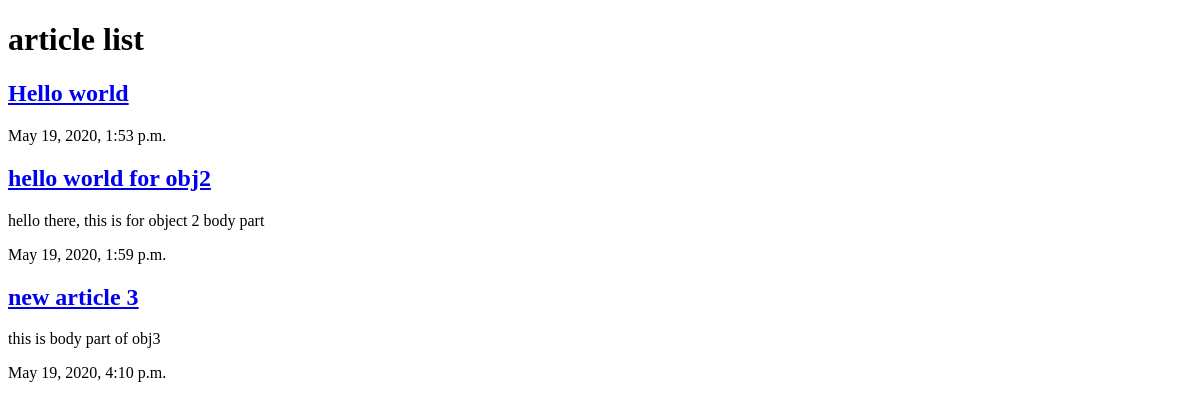
Page /articles on the earlier database version.
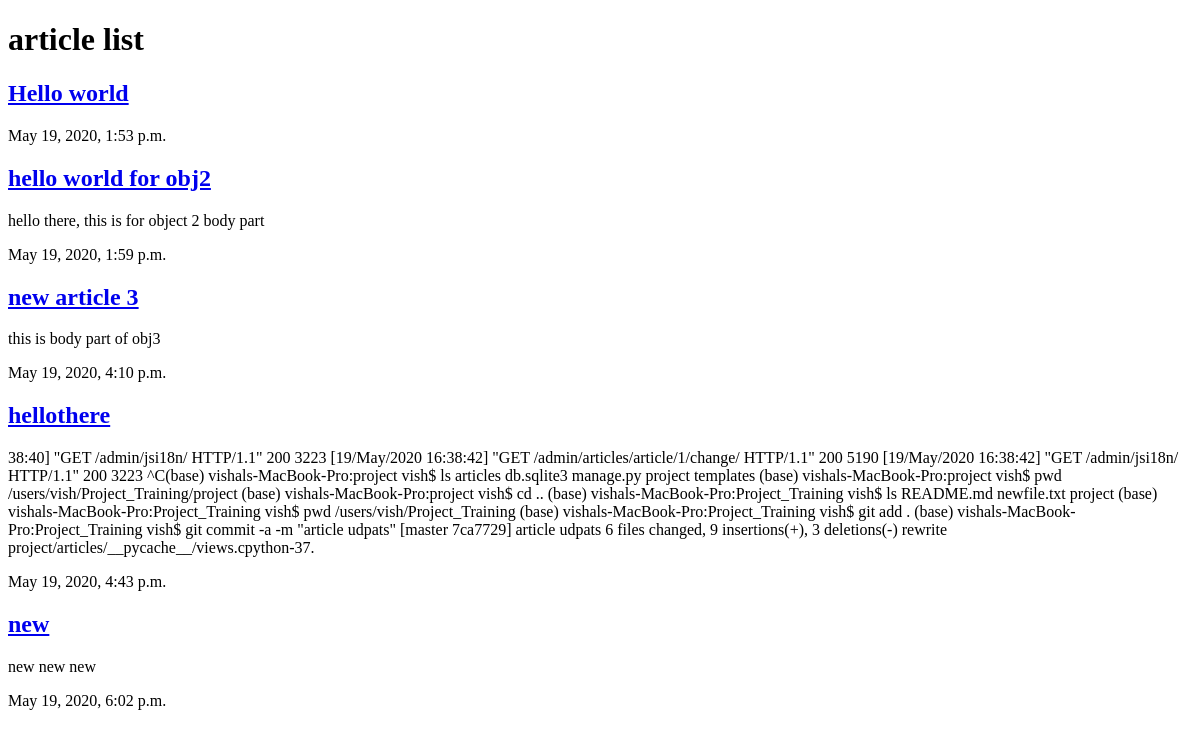
Same page on the later database version.
### articles/models.py (models this page shows, shortened)
class Article(models.Model):
    title = models.CharField(max_length=100)
    slug = models.SlugField()
    body = models.TextField()
    date = models.DateTimeField(auto_now_add=True)

### articles/views.py (the view)
# urls.py: path('', views.article_list),
def article_list(request):
    articles = Article.objects.all().order_by('date')
    return render(request, 'articles/articles_list.html',{'articles':articles})

### articles/templates/articles/articles_list.html (shortened to what this page needs)
<!DOCTYPE html>
<html>
    <head>
    </head>
    <body>
        <h1>article list</h1>
         <div class="articles">
        {% for article in articles %}
            <div class = "article">
                <h2> <a href="#">{{ article.title }}</a></h2>
                <p> {{ article.body }} </p>
                <p> {{ article.date }} </p>
            </div>
        {% endfor %}
        </div>
    </body>
</html>

Differences in the rows shown:
added Article: title "hellothere", body "38:40] \"GET /admin/jsi18n/ HTTP/1.1\" 200 3223 [19/May/2020 16:38:42] \"GET /admin/articles/article/1/change/ HTTP/1.1\" 200 5190 [19/May/2020 16:38:42] \"GET /admin/jsi18n/ HTTP/1.1\" 200 3223 ^C(base) vishals-MacBook-Pro:project vish$ ls articles db.sqlite3 manage.py project templates (base) vishals-MacBook-Pro:project vish$ pwd /users/vish/Project_Training/project (base) vishals-MacBook-Pro:project vish$ cd .. (base) vishals-MacBook-Pro:Project_Training vish$ ls README.md newfile.txt project (base) vishals-MacBook-Pro:Project_Training vish$ pwd /users/vish/Project_Training (base) vishals-MacBook-Pro:Project_Training vish$ git add . (base) vishals-MacBook-Pro:Project_Training vish$ git commit…", date "May 19, 2020, 4:43 p.m."
added Article: title "new", body "new new new", date "May 19, 2020, 6:02 p.m."
